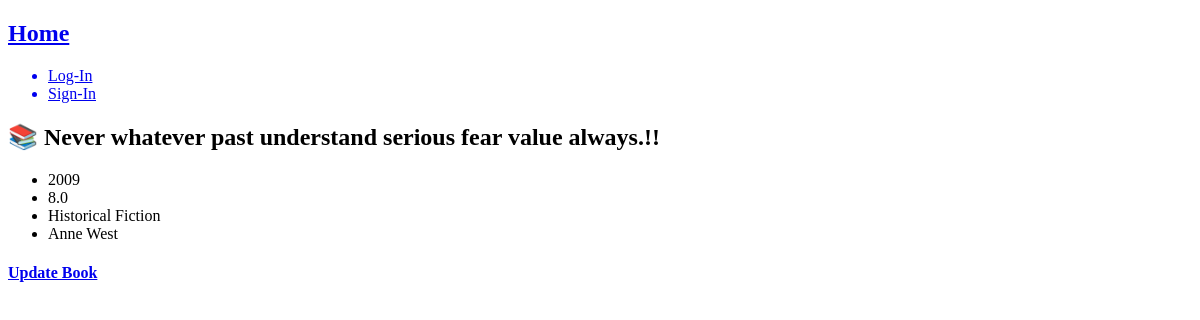
Before: /books/3 with the older database file.
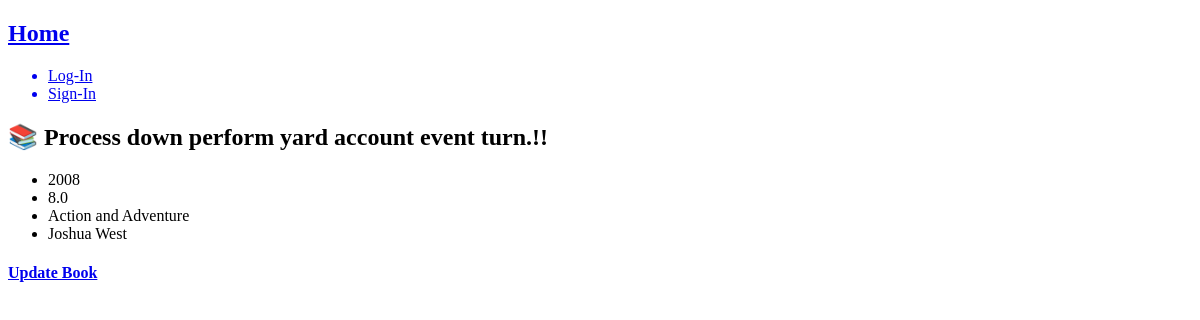
After: the same page with the newer database file.
### books/models.py (models this page shows, shortened)
class Book(core_models.TimeStampModel):
    title = models.CharField(max_length=120)
    year = models.IntegerField()
    cover_image = models.ImageField(null=True, blank=True)
    rating = models.FloatField()
    category = models.ForeignKey(
        "categories.Category", on_delete=models.CASCADE, related_name="books"
    )
    writer = models.ForeignKey(
        "people.Person", on_delete=models.CASCADE, related_name="books"
    )

### categories/models.py (models this page shows)
class Category(core_models.TimeStampModel):
    KIND_BOOK = "book"
    KIND_MOVIE = "movie"
    KIND_BOTH = "both"
    KIND_CHOICES = (
        (KIND_BOOK, "Book"),
        (KIND_MOVIE, "Movie"),
        (KIND_BOTH, "Both"),
    )
    name = models.CharField(max_length=15)
    kind = models.CharField(max_length=10, choices=KIND_CHOICES)
    def __str__(self):
        return self.name

### people/models.py (models this page shows, shortened)
class Person(core_models.TimeStampModel):
    KIND_ACTOR = "actor"
    KIND_DIRECTOR = "director"
    KIND_WRITER = "writer"
    KIND_CHOICES = (
        (KIND_ACTOR, "Actor"),
        (KIND_DIRECTOR, "Director"),
        (KIND_WRITER, "Writer"),
    )
    name = models.CharField(max_length=120)
    photo = models.ImageField(null=True, blank=True)
    kind = models.CharField(max_length=15, choices=KIND_CHOICES)
    def __str__(self):
        return self.name

### books/views.py (the view)
# urls.py: path("<int:pk>", BookDetail.as_view(), name="bookDeatil"),
class BookDetail(DetailView):
    model = Book
    context_object_name = "book"

### templates/books/book_detail.html (shortened to what this page needs)
{% extends "base.html" %}
{% block content%}
<h2>📚 {{book.title}}!!</h2>
<ul>
  <li>{{book.year}}</li>
  <li>{{book.rating}}</li>
  <li>{{book.category}}</li>
  <li>{{book.writer}}</li>
</ul>
<a href="{% url "books:bookUpdate" book.pk %}">
  <h4>Update Book</h4>
</a>
{% endblock %}

Changed rows visible on the page:
changed Book: title "Never whatever past understand serious fear value always." → "Process down perform yard account event turn."; year "2009" → "2008"; category "Historical Fiction" → "Action and Adventure"; writer "Anne West" → "Joshua West"
